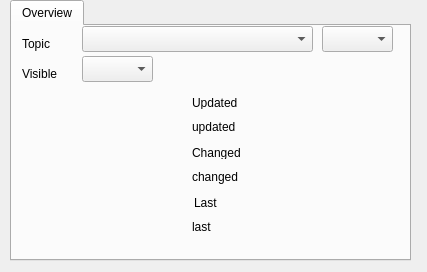
<?xml version="1.0" encoding="UTF-8"?>
<ui version="4.0">
 <class>dialog</class>
 <widget class="QDialog" name="dialog">
  <property name="geometry">
   <rect>
    <x>0</x>
    <y>0</y>
    <width>427</width>
    <height>272</height>
   </rect>
  </property>
  <property name="sizePolicy">
   <sizepolicy hsizetype="Preferred" vsizetype="Preferred">
    <horstretch>0</horstretch>
    <verstretch>0</verstretch>
   </sizepolicy>
  </property>
  <property name="maximumSize">
   <size>
    <width>500</width>
    <height>16777215</height>
   </size>
  </property>
  <property name="windowTitle">
   <string>Edit Feature</string>
  </property>
  <property name="toolTip">
   <string>&lt;html&gt;&lt;head/&gt;&lt;body&gt;&lt;p&gt;Add Feature&lt;/p&gt;&lt;p&gt;&lt;br/&gt;&lt;/p&gt;&lt;/body&gt;&lt;/html&gt;</string>
  </property>
  <property name="text" stdset="0">
   <string>Edit Feature</string>
  </property>
  <widget class="QTabWidget" name="tabWidget">
   <property name="geometry">
    <rect>
     <x>10</x>
     <y>0</y>
     <width>401</width>
     <height>261</height>
    </rect>
   </property>
   <property name="currentIndex">
    <number>0</number>
   </property>
   <widget class="QWidget" name="Overview">
    <attribute name="title">
     <string>Overview</string>
    </attribute>
    <widget class="QLabel" name="labelChanged">
     <property name="geometry">
      <rect>
       <x>180</x>
       <y>120</y>
       <width>60</width>
       <height>13</height>
      </rect>
     </property>
     <property name="text">
      <string>Changed</string>
     </property>
    </widget>
    <widget class="QLabel" name="imageWidget">
     <property name="geometry">
      <rect>
       <x>10</x>
       <y>70</y>
       <width>161</width>
       <height>141</height>
      </rect>
     </property>
    </widget>
    <widget class="QLabel" name="labelUpdated">
     <property name="geometry">
      <rect>
       <x>180</x>
       <y>70</y>
       <width>60</width>
       <height>13</height>
      </rect>
     </property>
     <property name="text">
      <string>Updated</string>
     </property>
    </widget>
    <widget class="QLabel" name="labelLast">
     <property name="geometry">
      <rect>
       <x>182</x>
       <y>170</y>
       <width>60</width>
       <height>13</height>
      </rect>
     </property>
     <property name="text">
      <string>Last</string>
     </property>
    </widget>
    <widget class="QLabel" name="payloadValue">
     <property name="geometry">
      <rect>
       <x>180</x>
       <y>180</y>
       <width>211</width>
       <height>41</height>
      </rect>
     </property>
     <property name="text">
      <string>last</string>
     </property>
    </widget>
    <widget class="QLabel" name="changedValue">
     <property name="geometry">
      <rect>
       <x>180</x>
       <y>130</y>
       <width>211</width>
       <height>41</height>
      </rect>
     </property>
     <property name="text">
      <string>changed</string>
     </property>
    </widget>
    <widget class="QLabel" name="updatedValue">
     <property name="geometry">
      <rect>
       <x>180</x>
       <y>80</y>
       <width>211</width>
       <height>41</height>
      </rect>
     </property>
     <property name="text">
      <string>updated</string>
     </property>
    </widget>
    <widget class="QLabel" name="label">
     <property name="geometry">
      <rect>
       <x>10</x>
       <y>10</y>
       <width>51</width>
       <height>16</height>
      </rect>
     </property>
     <property name="toolTip">
      <string>&lt;html&gt;&lt;head/&gt;&lt;body&gt;&lt;p&gt;Change topic&lt;/p&gt;&lt;/body&gt;&lt;/html&gt;</string>
     </property>
     <property name="text">
      <string>Topic</string>
     </property>
    </widget>
    <widget class="QComboBox" name="topic">
     <property name="geometry">
      <rect>
       <x>70</x>
       <y>0</y>
       <width>231</width>
       <height>26</height>
      </rect>
     </property>
     <property name="toolTip">
      <string>&lt;html&gt;&lt;head/&gt;&lt;body&gt;&lt;p&gt;Change topic&lt;/p&gt;&lt;/body&gt;&lt;/html&gt;</string>
     </property>
    </widget>
    <widget class="QComboBox" name="visible">
     <property name="geometry">
      <rect>
       <x>70</x>
       <y>30</y>
       <width>71</width>
       <height>26</height>
      </rect>
     </property>
     <property name="toolTip">
      <string>&lt;html&gt;&lt;head/&gt;&lt;body&gt;&lt;p&gt;Hide from layer - payload values will only be visible via Features under the Broker (double click on a broker within the legend)&lt;/p&gt;&lt;/body&gt;&lt;/html&gt;</string>
     </property>
    </widget>
    <widget class="QComboBox" name="qos">
     <property name="geometry">
      <rect>
       <x>310</x>
       <y>0</y>
       <width>71</width>
       <height>26</height>
      </rect>
     </property>
     <property name="toolTip">
      <string>&lt;html&gt;&lt;head/&gt;&lt;body&gt;&lt;p&gt;Change granted QoS (not implemented via Mosquitto)&lt;/p&gt;&lt;/body&gt;&lt;/html&gt;</string>
     </property>
    </widget>
    <widget class="QLabel" name="visibleLabel">
     <property name="geometry">
      <rect>
       <x>10</x>
       <y>38</y>
       <width>51</width>
       <height>20</height>
      </rect>
     </property>
     <property name="toolTip">
      <string>&lt;html&gt;&lt;head/&gt;&lt;body&gt;&lt;p&gt;Hide from layer - payload values will only be visible via Features under the Broker (double click on a broker within the legend)&lt;/p&gt;&lt;/body&gt;&lt;/html&gt;</string>
     </property>
     <property name="text">
      <string>Visible</string>
     </property>
    </widget>
   </widget>
  </widget>
 </widget>
 <resources/>
 <connections/>
</ui>
